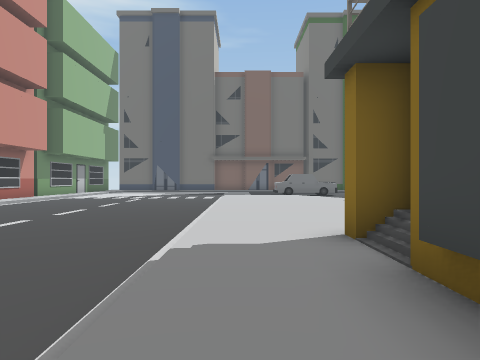
[1] (above)

21 first-person views from a walk through a Unity game level. The camera is 1.4 m above the floor, looks level and sees 70° across. The floor is counted in squares, 2 m on a side. Each view is taken from the middle of a square. On the plan, view 1 faces up. The plan holds only what a view shows up to about 11 squares ahead; the rest is blank. The place goes on beyond the plan. The player is left out. Some animated figures are left out.

[2]
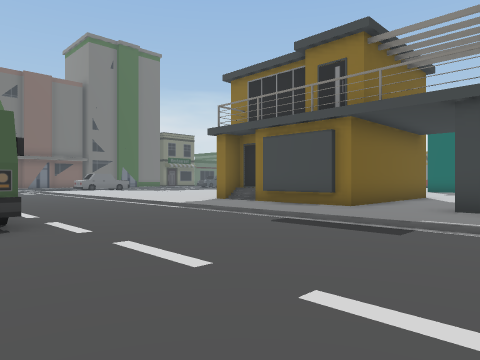

[3]
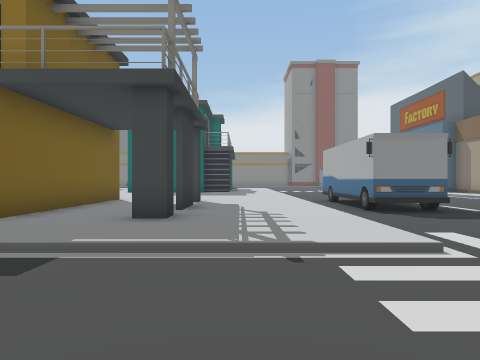

[4]
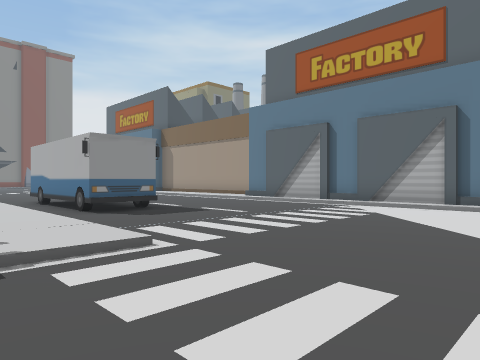

[5]
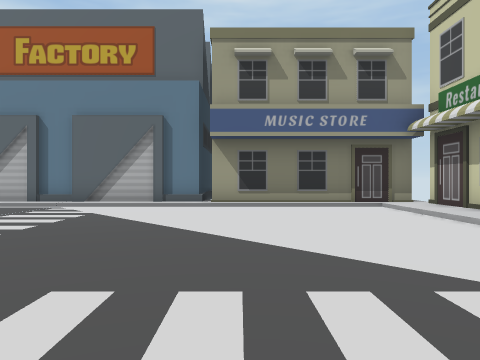

[6]
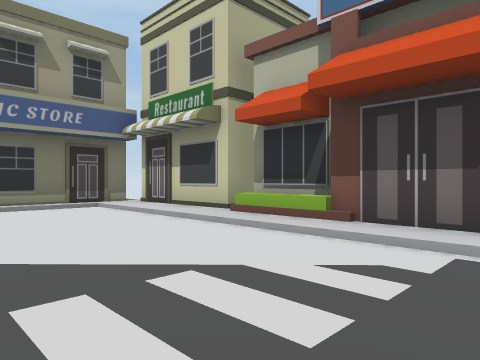

[7]
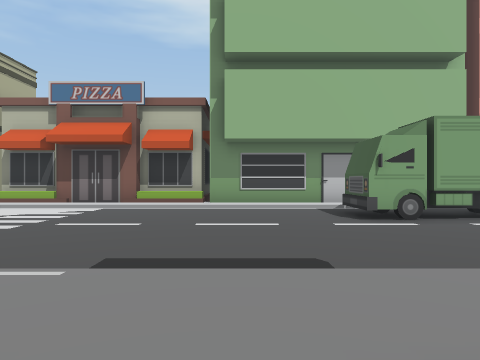

[8]
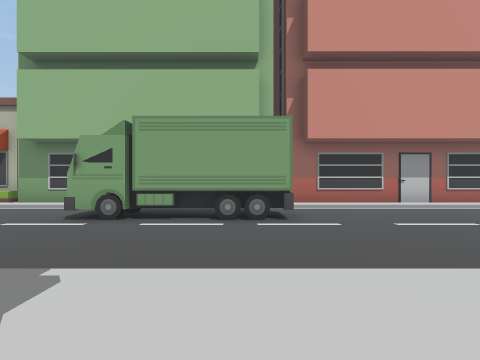

[9]
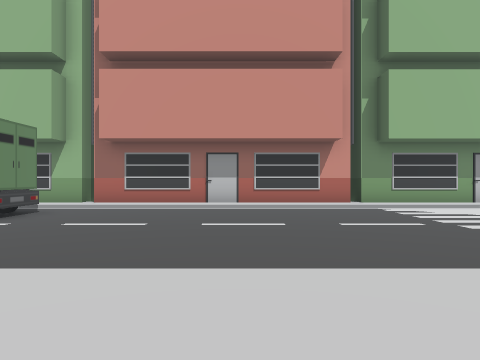

[10]
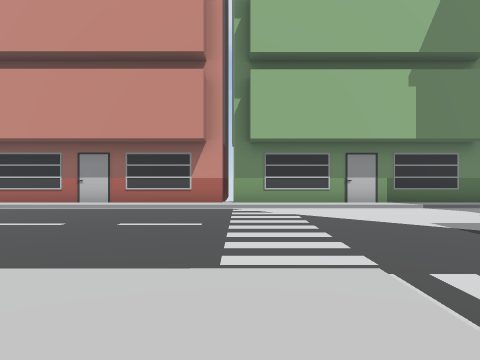

[11]
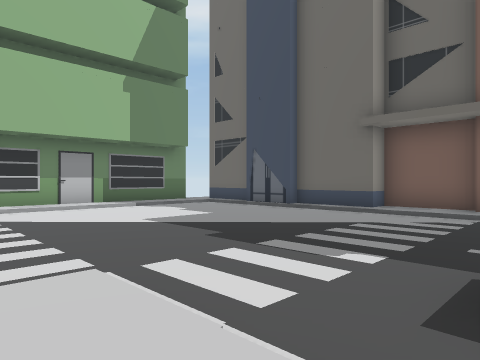

[12]
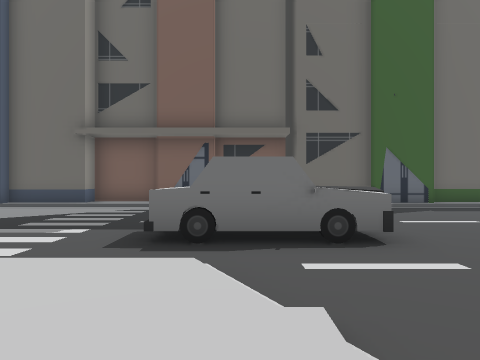

[13]
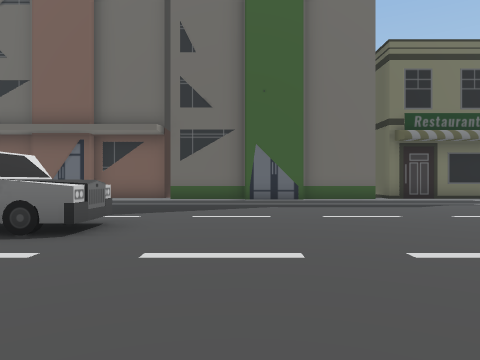

[14]
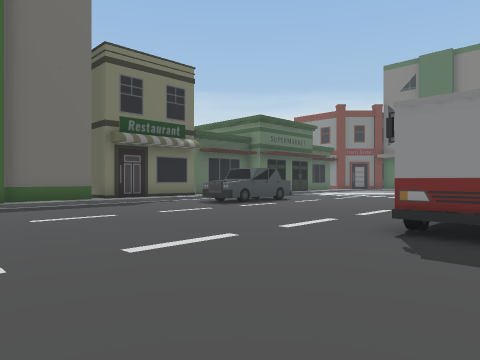

[15]
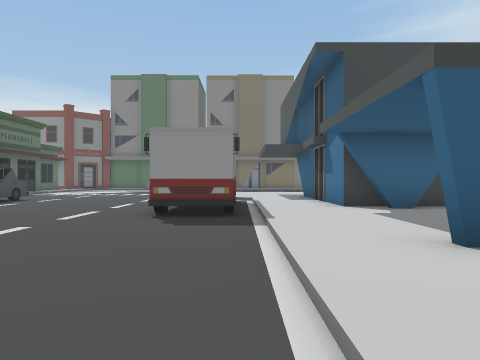

[16]
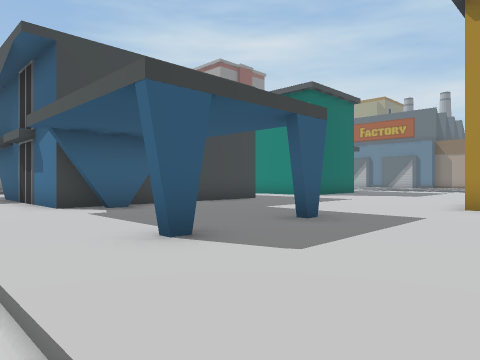

[17]
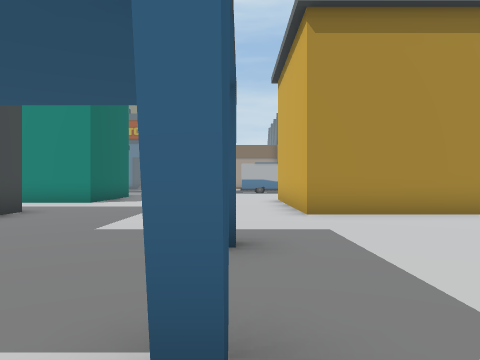

[18]
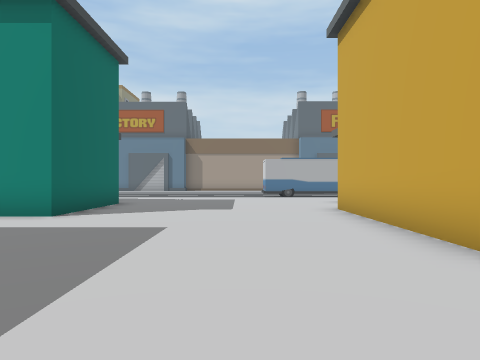

[19]
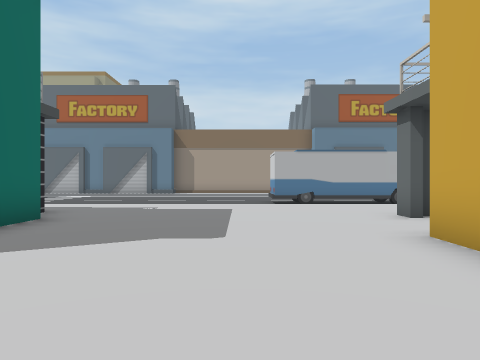

[20]
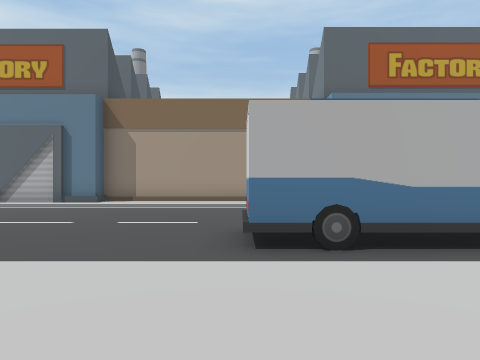

[21]
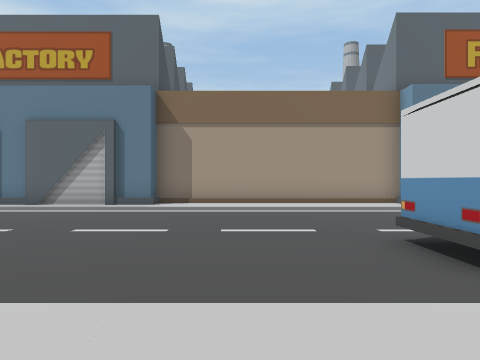

### Floor plan
Key: @ floor where view 1 was taken; # wall or solid block; x gap in a wall; . main floor; : floor 0.25 m higher than the main floor; / step, stairs or slope; B building; C car; O other object.
Columns run from 10 left of view 1 to 16 right of it. Each row starts with its distance up from view 1.
 25          BB
 24      BBBB::BB::BBBBBBBBBBB
 23     //////// ////////////
 22  B:.........  ..........
 21  B:.........  ..........CCC
 20  B:.........  .............
 19  B:.........  .............
 18  B:.........CCCC...........
 17  B:........................
 16  B:.......////.............
 15  B:.......:::/...........
 14  B:.......::::/ ......OO O
 13  B:.......:  : ............
 12  B:.......::   ::::::::::::
 11  B:.......:::: :::#::::::::
 10  B:.......:::: ::::::::####
  9  B:.......::::  :::::::#
  8  B:.......:::  :::#::::#
  7  B:.......::: :::::::::#
  6  B:.OO....::: :::::::::#
  5  B:.OO....:::####::::::#
  4  B . O....::##  #:::::::
  3  B .OO....::#   #::::::::
  2  B:.OO....::#   #::::::::
  1  B:.......::#   #::::::###
  0  B:.......@:#####::::::#
 -1  B:.......:::::::::::::#
 -2  B:.......:::::::::::::##
 -3  B:.......:::x#:#:::::::#
 -4  B:.......:::::::::::::::
 -5  B:.......:::::::::::::::
 -6  B:.......///////////////
 -7  B:...........OOOOO....
 -8  B:...........O   O.....
 -9 B::......................
-10  B:......................
-11  B:............ ..........
-12  B:...........  ...........
-13  B:///////////  ///////////
-14  ######:BBBBBBBB:::::::BBBB
-15       ##BBBBBB ########BBBB

Where each view was taken, in squares from view 1:
view 1: 0 up, 0 right, facing up
view 2: 4 down, 6 left, facing up-right
view 3: 4 down, 4 left, facing right
view 4: 4 down, 4 left, facing down-right
view 5: 4 down, 4 left, facing down
view 6: 4 down, 4 left, facing down-left
view 7: 1 down, 2 right, facing left
view 8: 5 up, 2 right, facing left
view 9: 11 up, 2 right, facing left
view 10: 15 up, 2 right, facing left
view 11: 15 up, 2 right, facing up-left
view 12: 13 up, 3 right, facing up
view 13: 13 up, 7 right, facing up
view 14: 13 up, 7 right, facing up-right
view 15: 13 up, 5 right, facing right
view 16: 13 up, 5 right, facing down-right
view 17: 12 up, 8 right, facing down
view 18: 8 up, 9 right, facing down
view 19: 4 up, 9 right, facing down
view 20: 3 down, 8 right, facing down
view 21: 4 down, 10 right, facing down
